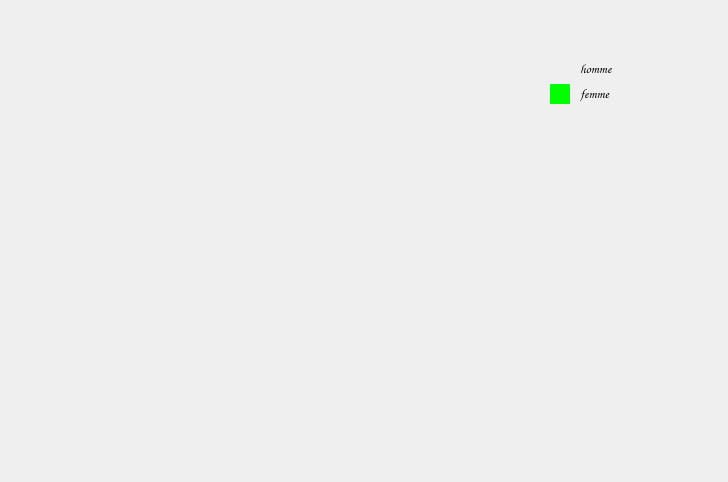
<?xml version="1.0" encoding="UTF-8"?>
<ui version="4.0">
 <class>statistique</class>
 <widget class="QDialog" name="statistique">
  <property name="geometry">
   <rect>
    <x>0</x>
    <y>0</y>
    <width>728</width>
    <height>482</height>
   </rect>
  </property>
  <property name="windowTitle">
   <string>Dialog</string>
  </property>
  <property name="styleSheet">
   <string notr="true">background-image: url(:/img/ressources/2.png);</string>
  </property>
  <widget class="QLabel" name="label_3">
   <property name="geometry">
    <rect>
     <x>580</x>
     <y>85</y>
     <width>151</width>
     <height>16</height>
    </rect>
   </property>
   <property name="font">
    <font>
     <family>Comic Sans MS</family>
     <pointsize>10</pointsize>
    </font>
   </property>
   <property name="text">
    <string>femme</string>
   </property>
  </widget>
  <widget class="QWidget" name="widget_6" native="true">
   <property name="geometry">
    <rect>
     <x>550</x>
     <y>84</y>
     <width>20</width>
     <height>20</height>
    </rect>
   </property>
   <property name="styleSheet">
    <string notr="true">background-color: rgb(0, 255, 0);
background-image: url(:/img/ressources/vert.jpg);</string>
   </property>
  </widget>
  <widget class="QLabel" name="label_2">
   <property name="geometry">
    <rect>
     <x>580</x>
     <y>60</y>
     <width>171</width>
     <height>16</height>
    </rect>
   </property>
   <property name="font">
    <font>
     <family>Comic Sans MS</family>
     <pointsize>10</pointsize>
    </font>
   </property>
   <property name="styleSheet">
    <string notr="true"/>
   </property>
   <property name="text">
    <string>homme</string>
   </property>
  </widget>
  <widget class="QWidget" name="widget" native="true">
   <property name="geometry">
    <rect>
     <x>550</x>
     <y>60</y>
     <width>20</width>
     <height>20</height>
    </rect>
   </property>
   <property name="styleSheet">
    <string notr="true">background-image: url(:/img/ressources/blue.jpg);</string>
   </property>
  </widget>
 </widget>
 <resources/>
 <connections/>
</ui>
